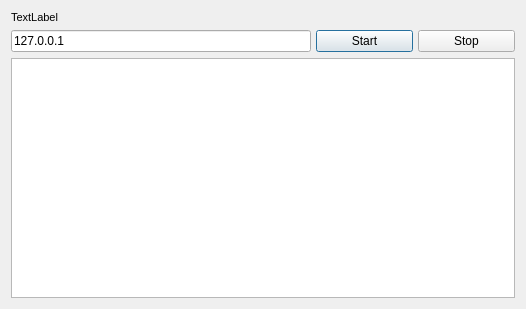
<?xml version="1.0" encoding="UTF-8"?>
<ui version="4.0">
 <class>Dialog</class>
 <widget class="QDialog" name="Dialog">
  <property name="geometry">
   <rect>
    <x>0</x>
    <y>0</y>
    <width>526</width>
    <height>309</height>
   </rect>
  </property>
  <property name="windowTitle">
   <string>Ping</string>
  </property>
  <layout class="QVBoxLayout" name="verticalLayout_2">
   <item>
    <layout class="QVBoxLayout" name="verticalLayout">
     <item>
      <widget class="QLabel" name="label">
       <property name="font">
        <font>
         <pointsize>8</pointsize>
        </font>
       </property>
       <property name="text">
        <string>TextLabel</string>
       </property>
      </widget>
     </item>
     <item>
      <layout class="QHBoxLayout" name="horizontalLayout">
       <property name="spacing">
        <number>5</number>
       </property>
       <item>
        <widget class="QLineEdit" name="lineEdit">
         <property name="maximumSize">
          <size>
           <width>300</width>
           <height>16777215</height>
          </size>
         </property>
         <property name="text">
          <string>127.0.0.1</string>
         </property>
        </widget>
       </item>
       <item>
        <widget class="QPushButton" name="pbStart">
         <property name="text">
          <string>Start</string>
         </property>
        </widget>
       </item>
       <item>
        <widget class="QPushButton" name="pbStop">
         <property name="text">
          <string>Stop</string>
         </property>
        </widget>
       </item>
      </layout>
     </item>
     <item>
      <widget class="QPlainTextEdit" name="plainTextEdit">
       <property name="font">
        <font>
         <pointsize>7</pointsize>
        </font>
       </property>
      </widget>
     </item>
    </layout>
   </item>
  </layout>
 </widget>
 <resources/>
 <connections/>
</ui>
